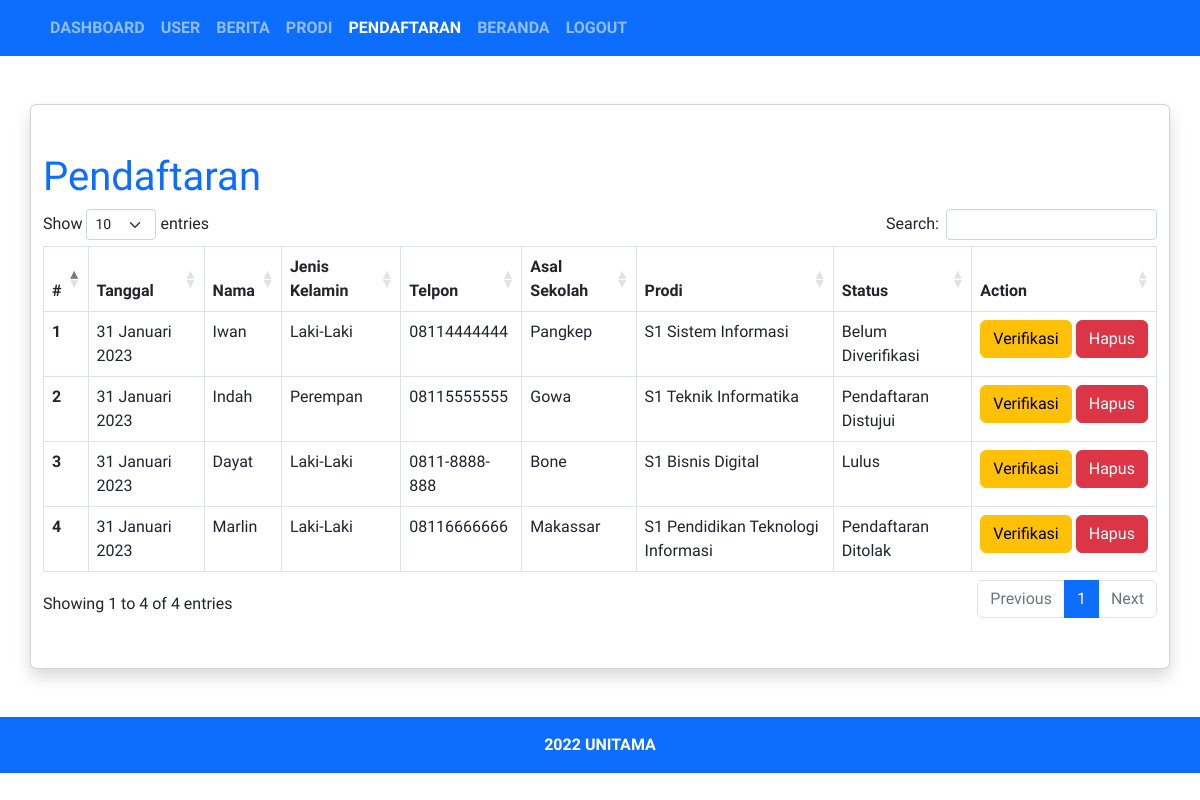
The page /admin/pendaftaran/index.php (signed in) on the database its author committed.
### tables this page shows
CREATE TABLE `tabel_pendaftaran` (
  `id_pendaftaran` int(11) NOT NULL,
  `id_prodi` int(11) NOT NULL,
  `nama` varchar(128) NOT NULL,
  `gender` int(11) NOT NULL,
  `telpon` varchar(20) NOT NULL,
  `sekolah` varchar(255) NOT NULL,
  `tanggal` date NOT NULL,
  `status` int(11) NOT NULL
);

CREATE TABLE `tabel_prodi` (
  `id_prodi` int(11) NOT NULL,
  `prodi` varchar(128) NOT NULL,
  `akreditasi` varchar(128) NOT NULL,
  `keterangan` varchar(255) NOT NULL
);

### config/autoload.php (called while the page is built, shortened)
<?php
require_once 'connection.php';
require_once 'helper.php';
$uri_segment = explode('/', parse_url($_SERVER['REQUEST_URI'], PHP_URL_PATH));
$base_url = 'http://localhost/starter-template/';

### config/helper.php (called while the page is built, shortened)
<?php
function query($query)
{
    global $koneksi;
    $result = mysqli_query($koneksi, $query);
    $row = [];
    while ($data = mysqli_fetch_assoc($result)) {
        $row[] = $data;
    }
    return $row;
}
function tanggalIndo($date)
{
    $tanggal = explode('-', $date);
    switch ($tanggal[1]) {
        case "1":
            $tanggal[1] = "Januari";
            break;
    }
    $tanggalBaru = $tanggal[2] . ' ' . $tanggal[1] . ' ' . $tanggal[0];
    return $tanggalBaru;
}
function getStatus($param)
{
    if ($param == 1) {
        return 'Belum Diverifikasi';
    } elseif ($param == 2) {
        return 'Pendaftaran Distujui';
    } elseif ($param == 3) {
        return 'Lulus';
    } elseif ($param == 4) {
        return 'Pendaftaran Ditolak';
    }
}

### admin/pendaftaran/index.php (the view, shortened to what this page needs)
<?php include_once '../templates/header.php' ?>
<?php $pendaftaran = query("SELECT * FROM tabel_pendaftaran JOIN tabel_prodi ON tabel_prodi.id_prodi = tabel_pendaftaran.id_prodi ORDER BY id_pendaftaran DESC"); ?>
<div class="container card shadow py-5 my-5">
    <h1 class="text-primary mb- font-title ">Pendaftaran</h1>
    <div class="table-responsive">
        <table class="table table-hover table-bordered" id="data-table">
            <thead>
                <tr>
                    <th scope="col">#</th>
                    <th scope="col">Tanggal</th>
                    <th scope="col">Nama</th>
                    <th scope="col">Jenis Kelamin</th>
                    <th scope="col">Telpon</th>
                    <th scope="col">Asal Sekolah</th>
                    <th scope="col">Prodi</th>
                    <th scope="col">Status</th>
                    <th scope="col">Action</th>
                </tr>
            </thead>
            <tbody>
                <?php $i = 1 ?>
                <?php foreach ($pendaftaran as $row) : ?>
                    <tr>
                        <th scope="row"><?= $i++; ?></th>
                        <td><?= tanggalIndo($row['tanggal']); ?></td>
                        <td><?= $row['nama']; ?></td>
                        <td><?= $row['gender'] == 1 ? 'Laki-Laki' : 'Perempan'; ?></td>
                        <td><?= $row['telpon']; ?></td>
                        <td><?= $row['sekolah']; ?></td>
                        <td><?= $row['prodi']; ?></td>
                        <td><?= getStatus($row['status']); ?></td>
                        <td class="text-nowrap">
                            <a class="btn btn-warning" href="<?= $base_url . 'admin/pendaftaran/verifikasi?id=' . $row['id_pendaftaran']; ?>" role="button">Verifikasi</a>
                            <button type="button" class="btn btn-danger btn-modal-delete" data-bs-toggle="modal" data-bs-target="#exampleModal" data-url="<?= $base_url . 'admin/pendaftaran/hapus?id=' . $row['id_pendaftaran']; ?>">
                                Hapus
                            </button>
                        </td>
                    </tr>
                <?php endforeach ?>
            </tbody>
        </table>
    </div>
</div>
<?php include_once '../templates/footer.php' ?>

### admin/templates/header.php (shortened to what this page needs)
<?php include_once '../../config/autoload.php' ?>
<!doctype html>
<html lang="id">
<head>
    <link href="<?= $base_url . 'assets/plugins/bootstrap/bootstrap.css'; ?>" rel="stylesheet">
    <link href="<?= $base_url . 'assets/plugins/datatables/dataTables.bootstrap5.min.css'; ?>" rel="stylesheet">
    <link href="<?= $base_url . 'assets/plugins/fontawesome-free-6.2.1/css/all.css'; ?>" rel="stylesheet">
    <link href="<?= $base_url . 'assets/css/style.css'; ?>" rel="stylesheet">
</head>
<body>
    <nav class="navbar navbar-expand-lg bg-body-tertiary bg-primary navbar-dark fw-bold">
        <div class="container">
            <div class="collapse navbar-collapse" id="navbarNavAltMarkup">
                <div class="navbar-nav ">
                    <a class="nav-link <?= $uri_segment[3] == 'dashboard' ? 'active' : ''; ?>" href="<?= $base_url . 'admin/dashboard/index'; ?>">DASHBOARD</a>
                    <?php if ($_SESSION['profil'] == 1) : ?>
                        <a class="nav-link <?= $uri_segment[3] == 'user' ? 'active' : ''; ?>" href="<?= $base_url . 'admin/user/index'; ?>">USER</a>
                    <?php endif ?>
                    <a class="nav-link <?= $uri_segment[3] == 'berita' ? 'active' : ''; ?>" href="<?= $base_url . 'admin/berita/index'; ?>">BERITA</a>
                    <a class="nav-link <?= $uri_segment[3] == 'prodi' ? 'active' : ''; ?>" href="<?= $base_url . 'admin/prodi/index'; ?>">PRODI</a>
                    <a class="nav-link <?= $uri_segment[3] == 'pendaftaran' ? 'active' : ''; ?>" href="<?= $base_url . 'admin/pendaftaran/index'; ?>">PENDAFTARAN</a>
                    <a class="nav-link" href="<?= $base_url; ?>">BERANDA</a>
                    <a class="nav-link" href="" data-bs-toggle="modal" data-bs-target="#logoutModal">LOGOUT</a>
                </div>
            </div>
        </div>
    </nav>

### admin/templates/footer.php (shortened to what this page needs)
<footer class="bg-primary">
    <div class="container text-center fw-bold text-white py-3">
        2022 UNITAMA
    </div>
</footer>
</body>
</html>

### assets/css/style.css (style rules this page uses)
body { font-family: 'Acme', sans-serif; }
.font-title { font-family: 'Kaushan Script', cursive; }

### rows shown on the page
tabel_pendaftaran: tanggal "31 Januari 2023", nama "Iwan", gender "Laki-Laki", telpon "08114444444", sekolah "Pangkep", id_prodi.prodi "S1 Sistem Informasi", status "Belum Diverifikasi"
tabel_pendaftaran: tanggal "31 Januari 2023", nama "Indah", gender "Perempan", telpon "08115555555", sekolah "Gowa", id_prodi.prodi "S1 Teknik Informatika", status "Pendaftaran Distujui"
tabel_pendaftaran: tanggal "31 Januari 2023", nama "Dayat", gender "Laki-Laki", telpon "0811-8888-888", sekolah "Bone", id_prodi.prodi "S1 Bisnis Digital", status "Lulus"
tabel_pendaftaran: tanggal "31 Januari 2023", nama "Marlin", gender "Laki-Laki", telpon "08116666666", sekolah "Makassar", id_prodi.prodi "S1 Pendidikan Teknologi Informasi", status "Pendaftaran Ditolak"
